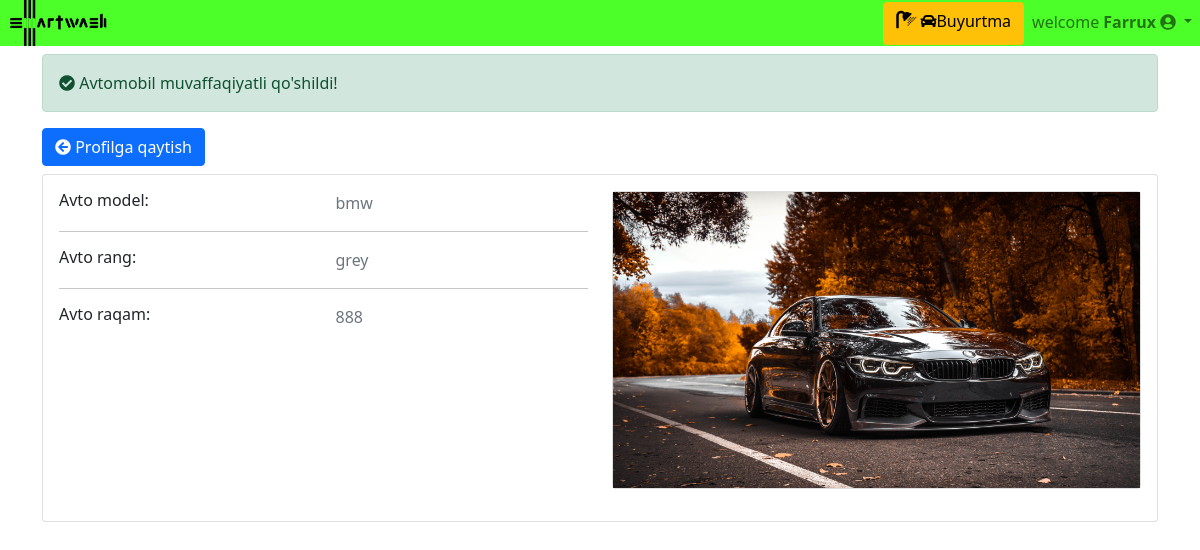
The app's page /client_profile/client_cars/7a44034279244bac89c5179b39561f20/ (signed in) with its own data.
### accounts/models.py (models this page shows, shortened)
class CustomUser(AbstractUser):
    tel = models.PositiveIntegerField(null=True, unique=True)
    shahar = models.CharField(max_length=20, null=True)
    photo = models.ImageField(upload_to='clientimages/', blank=True, null=True)
    USERNAME_FIELD = "tel"

### clients/models.py (models this page shows, shortened)
class Car(models.Model):
    id = models.UUIDField(primary_key=True, default=uuid.uuid4, editable=False)
    Model = models.CharField(max_length=20)
    Raqam = models.CharField(max_length=9)
    Rang = models.CharField(max_length=15)
    Photo = models.ImageField(upload_to='images/')
    date = models.DateTimeField(auto_now_add=True)
    author = models.ForeignKey(
        get_user_model(),
        on_delete=models.CASCADE
    )

### clients/views.py (the view)
# urls.py: path('client_profile/client_cars/<slug:pk>/', views.ClientCars.as_view(), name='clientcars'),
class ClientCars(LoginRequiredMixin, DetailView):
    model = Car
    fields = ('Model', 'Raqam', 'Rang')
    template_name = "client/car.html"

### templates/client/car.html (shortened to what this page needs)
{% extends 'main.html' %}{% block orderbtn %}
<a href="{% url 'order' %}" class="btn btn-warning"
  ><h5 class="fas fa-shower"></h5>
  <i class="fas fa-car"></i>Buyurtma</a
>
{% endblock orderbtn %} {% block content %}
<div class="alert alert-success mt-2">
  <i class="fas fa-check-circle"></i> Avtomobil muvaffaqiyatli qo'shildi!
</div>
<a href="{% url 'clientprofile' %}" class="btn btn-primary mb-2">
  <i class="fas fa-arrow-circle-left"></i> Profilga qaytish
</a>
<div class="card mb-3">
  <div class="card-body">
    <div class="row">
      <div class="col-sm-6">
        <div class="row">
          <div class="col-sm-6">
            <h6 class="mb-0">Avto model:</h6>
          </div>
          <div class="col-sm-6 text-secondary">{{object.Model}}</div>
        </div>
        <hr />
        <div class="row">
          <div class="col-sm-6">
            <h6 class="mb-0">Avto rang:</h6>
          </div>
          <div class="col-sm-6 text-secondary">{{object.Rang}}</div>
        </div>
        <hr />
        <div class="row">
          <div class="col-sm-6">
            <h6 class="mb-0">Avto raqam:</h6>
          </div>
          <div class="col-sm-6 text-secondary">{{object.Raqam}}</div>
        </div>
      </div>
      <div class="col-sm-6">
        {% if object.Photo %}
        <div class="card mb-3">
          <img src="{{object.Photo.url}}" alt="sampleimg" />
        </div>
        {% endif %}
      </div>
    </div>
  </div>
</div>
{% endblock content %}

### templates/main.html (shortened to what this page needs)
<!DOCTYPE html>
{% load static %}
<html lang="en">
  <head>
    <link
      rel="stylesheet"
      type="text/css"
      href="{% static 'css/style.css' %}"
    />
    <link
      href="https://cdn.jsdelivr.net/npm/bootstrap@5.0.2/dist/css/bootstrap.min.css"
      rel="stylesheet"
    />
    <link
      rel="stylesheet"
      href="https://use.fontawesome.com/releases/v5.8.1/css/all.css"
    />
  </head>
  <body>
    <nav class="navbar navbar-expand-lg navbar-light p-0">
      <div class="container-fluid chul p-0">
        <a class="navbar-brand p-0 " href="{% url 'clientHomePage' %}">
          <img
            src="/static/images/smt.png"
            width="100"
            class="d-inline-block align-top my-0 mx-2"
            alt=""
          />
          </a
        >
        <div class="collapse navbar-collapse" id="navbarNavDropdown">
          {% if user.is_authenticated %}
          <ul class="navbar-nav">
            {% if request.path != '/order/'  %}
            <li class="nav-item">
             {% block orderbtn %} {% endblock orderbtn %}
            </li>
            {% endif %}
            <li class="nav-item dropdown">
              <a
                class="nav-link dropdown-toggle"
                id="navbarDropdownMenuLink"
                role="button"
                data-bs-toggle="dropdown"
                aria-expanded="false"
                >welcome <b>{{ user.first_name | title}}</b>
                <i class="fas fa-user-circle"></i>
              </a>
            </li>
          </ul>
          {% endif %}
        </div>
      </div>
    </nav>
    {% if request.path == '/' %}
    <div class="layout">
      {% else %}
      <div>
      {% endif %}
      <div class="container">{% block content %} {% endblock content %}</div>
    </div>
  </body>
</html>

### static/css/style.css (style rules this page uses)
body { margin: 0; padding: 0; height: 100vh; font-family: "Barlow Semi Condensed", sans-serif; font-size: large; }
.chul { background-color: #2bff00d7; }

### records on screen
CustomUser: first_name "Farrux"
Car: Model "bmw", Rang "grey", Raqam "888", Photo (picture)
